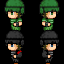

Rendered tile map (Tiled .tmx) drawn with the repository's tilesets; below, a short description and the full map source, tile grids included:
An orthogonal 2x2 tile map with 32x32 px tiles, 1 tile layer (Calque de Tile 1).

<map version="1.0" tiledversion="2017.07.26" orientation="orthogonal" renderorder="right-down" width="2" height="2" tilewidth="32" tileheight="32" nextobjectid="1">
 <tileset firstgid="1" name="soldat13" tilewidth="32" tileheight="36" tilecount="96" columns="12">
  <image source="soldat13.png" width="384" height="288" />
 </tileset>
 <layer name="Calque de Tile 1" width="2" height="2">
  <data encoding="csv">
14,26,
62,74
</data>
 </layer>
</map>
